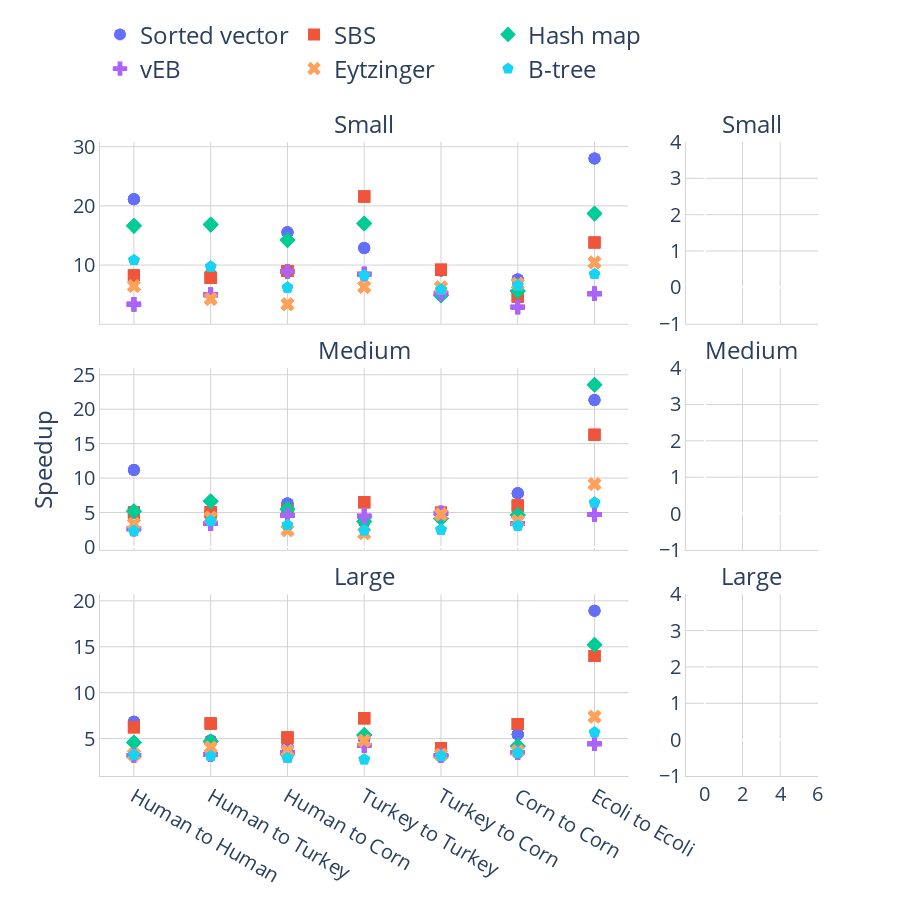
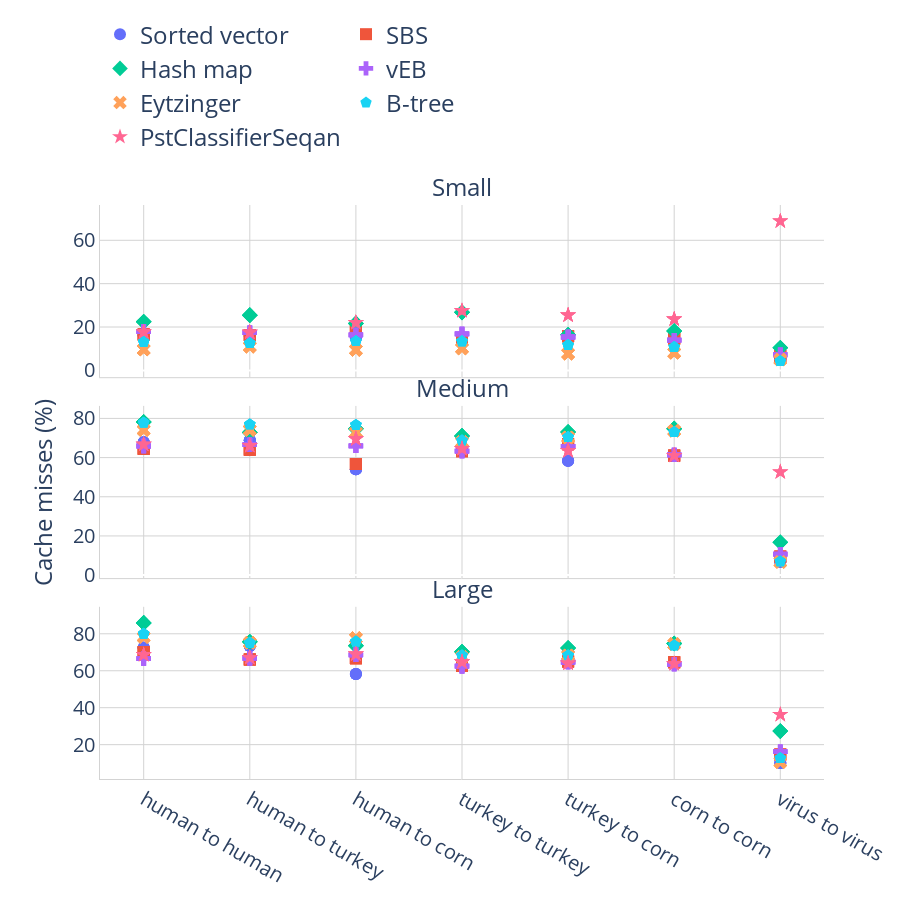

Notebook cell for these charts, in order:
### Code cell
vis_bench_speedup_single_run([("05_11", "11_02"), ("05_11", "13_38"), ("05_11", "20_45"), ("05_21", "14_16")], True)
vis_bench_cache_misses_single_run([("05_11", "11_02"), ("05_11", "13_38"), ("05_11", "20_45"), ("05_21", "14_16")], True)
